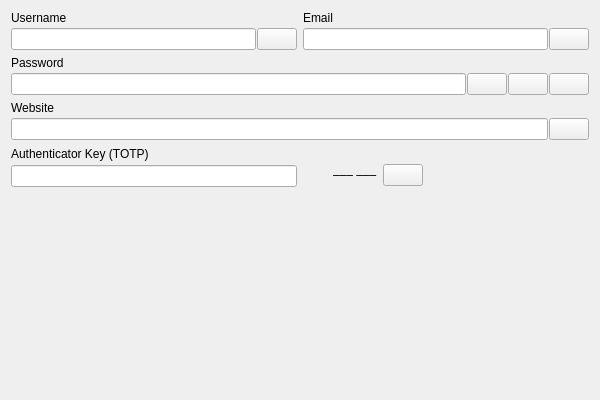
<?xml version="1.0" encoding="UTF-8"?>
<ui version="4.0">
 <author>ikea400</author>
 <class>EditLoginItemClass</class>
 <widget class="QWidget" name="EditLoginItemClass">
  <property name="geometry">
   <rect>
    <x>0</x>
    <y>0</y>
    <width>600</width>
    <height>400</height>
   </rect>
  </property>
  <property name="windowTitle">
   <string>EditLoginItem</string>
  </property>
  <layout class="QVBoxLayout" name="verticalLayout_2">
   <item>
    <layout class="QVBoxLayout" name="verticalLayout">
     <item>
      <layout class="QHBoxLayout" name="horizontalLayout">
       <item>
        <layout class="QHBoxLayout" name="horizontalLayout_3">
         <item>
          <layout class="QVBoxLayout" name="verticalLayout_3">
           <property name="spacing">
            <number>3</number>
           </property>
           <item>
            <widget class="QLabel" name="usernameLabel">
             <property name="text">
              <string>Username</string>
             </property>
            </widget>
           </item>
           <item>
            <layout class="QHBoxLayout" name="horizontalLayout_7">
             <property name="spacing">
              <number>1</number>
             </property>
             <item>
              <widget class="QLineEdit" name="usernameInput">
               <property name="maxLength">
                <number>32</number>
               </property>
              </widget>
             </item>
             <item>
              <widget class="CopyButton" name="copyUsernameButton">
               <property name="toolTip">
                <string>Copy username to clipboard</string>
               </property>
               <property name="text">
                <string/>
               </property>
               <property name="icon">
                <iconset resource="../../../resource.qrc">
                 <normaloff>:/icons/icons/copy.svg</normaloff>:/icons/icons/copy.svg</iconset>
               </property>
              </widget>
             </item>
            </layout>
           </item>
          </layout>
         </item>
         <item>
          <layout class="QVBoxLayout" name="verticalLayout_4">
           <property name="spacing">
            <number>3</number>
           </property>
           <item>
            <widget class="QLabel" name="emailLabel">
             <property name="text">
              <string>Email</string>
             </property>
             <property name="buddy">
              <cstring>emailInput</cstring>
             </property>
            </widget>
           </item>
           <item>
            <layout class="QHBoxLayout" name="horizontalLayout_8">
             <property name="spacing">
              <number>1</number>
             </property>
             <item>
              <widget class="QLineEdit" name="emailInput">
               <property name="maxLength">
                <number>255</number>
               </property>
              </widget>
             </item>
             <item>
              <widget class="CopyButton" name="copyEmailButton">
               <property name="toolTip">
                <string>Copy email to clipboard</string>
               </property>
               <property name="text">
                <string/>
               </property>
               <property name="icon">
                <iconset resource="../../../resource.qrc">
                 <normaloff>:/icons/icons/copy.svg</normaloff>:/icons/icons/copy.svg</iconset>
               </property>
              </widget>
             </item>
            </layout>
           </item>
          </layout>
         </item>
        </layout>
       </item>
      </layout>
     </item>
     <item>
      <layout class="QHBoxLayout" name="horizontalLayout_2">
       <item>
        <layout class="QVBoxLayout" name="verticalLayout_7">
         <property name="spacing">
          <number>3</number>
         </property>
         <item>
          <widget class="QLabel" name="passwordLabel">
           <property name="text">
            <string>Password</string>
           </property>
          </widget>
         </item>
         <item>
          <layout class="QHBoxLayout" name="horizontalLayout_5">
           <property name="spacing">
            <number>1</number>
           </property>
           <item>
            <widget class="QLineEdit" name="passwordInput">
             <property name="maxLength">
              <number>128</number>
             </property>
             <property name="echoMode">
              <enum>QLineEdit::EchoMode::Password</enum>
             </property>
            </widget>
           </item>
           <item>
            <widget class="PasswordRevealButton" name="revealPasswordButton">
             <property name="toolTip">
              <string>Reveal password</string>
             </property>
             <property name="text">
              <string/>
             </property>
             <property name="icon">
              <iconset resource="../../../resource.qrc">
               <normaloff>:/icons/icons/eye-show.svg</normaloff>:/icons/icons/eye-show.svg</iconset>
             </property>
            </widget>
           </item>
           <item>
            <widget class="QPushButton" name="generatePasswordButton">
             <property name="toolTip">
              <string>Generate password</string>
             </property>
             <property name="text">
              <string/>
             </property>
             <property name="icon">
              <iconset resource="../../../resource.qrc">
               <normaloff>:/icons/icons/generate.svg</normaloff>:/icons/icons/generate.svg</iconset>
             </property>
            </widget>
           </item>
           <item>
            <widget class="CopyButton" name="copyPasswordButton">
             <property name="toolTip">
              <string>Copy password to clipboard</string>
             </property>
             <property name="text">
              <string/>
             </property>
             <property name="icon">
              <iconset resource="../../../resource.qrc">
               <normaloff>:/icons/icons/copy.svg</normaloff>:/icons/icons/copy.svg</iconset>
             </property>
            </widget>
           </item>
          </layout>
         </item>
        </layout>
       </item>
      </layout>
     </item>
     <item>
      <layout class="QVBoxLayout" name="verticalLayout_8">
       <property name="spacing">
        <number>3</number>
       </property>
       <item>
        <widget class="QLabel" name="websiteLabel">
         <property name="text">
          <string>Website</string>
         </property>
        </widget>
       </item>
       <item>
        <layout class="QHBoxLayout" name="horizontalLayout_10">
         <property name="spacing">
          <number>1</number>
         </property>
         <item>
          <widget class="QLineEdit" name="websiteInput">
           <property name="maxLength">
            <number>255</number>
           </property>
          </widget>
         </item>
         <item>
          <widget class="CopyButton" name="copyWebsiteButton">
           <property name="toolTip">
            <string>Copy website to clipboard</string>
           </property>
           <property name="text">
            <string/>
           </property>
           <property name="icon">
            <iconset resource="../../../resource.qrc">
             <normaloff>:/icons/icons/copy.svg</normaloff>:/icons/icons/copy.svg</iconset>
           </property>
          </widget>
         </item>
        </layout>
       </item>
      </layout>
     </item>
     <item>
      <layout class="QHBoxLayout" name="horizontalLayout_6" stretch="1,1">
       <item>
        <layout class="QVBoxLayout" name="verticalLayout_9">
         <property name="spacing">
          <number>3</number>
         </property>
         <item>
          <widget class="QLabel" name="totpLabel">
           <property name="text">
            <string>Authenticator Key (TOTP)</string>
           </property>
          </widget>
         </item>
         <item>
          <widget class="QLineEdit" name="totpSecretInput">
           <property name="maxLength">
            <number>104</number>
           </property>
          </widget>
         </item>
        </layout>
       </item>
       <item>
        <layout class="QVBoxLayout" name="verticalLayout_10">
         <property name="spacing">
          <number>3</number>
         </property>
         <item>
          <widget class="QLabel" name="label_5">
           <property name="text">
            <string/>
           </property>
          </widget>
         </item>
         <item>
          <layout class="QHBoxLayout" name="horizontalLayout_9">
           <item>
            <widget class="TotpLoadingWidget" name="widget" native="true">
             <property name="sizePolicy">
              <sizepolicy hsizetype="Fixed" vsizetype="Fixed">
               <horstretch>0</horstretch>
               <verstretch>0</verstretch>
              </sizepolicy>
             </property>
             <property name="minimumSize">
              <size>
               <width>24</width>
               <height>24</height>
              </size>
             </property>
             <property name="layoutDirection">
              <enum>Qt::LayoutDirection::LeftToRight</enum>
             </property>
            </widget>
           </item>
           <item>
            <widget class="TotpLabel" name="codeLabel">
             <property name="text">
              <string>‒‒‒ ‒‒‒</string>
             </property>
             <property name="buddy">
              <cstring>copyCodeButton</cstring>
             </property>
            </widget>
           </item>
           <item>
            <widget class="TotpCopyButton" name="copyCodeButton">
             <property name="toolTip">
              <string>Copy code to clipboard</string>
             </property>
             <property name="text">
              <string/>
             </property>
             <property name="icon">
              <iconset resource="../../../resource.qrc">
               <normaloff>:/icons/icons/copy.svg</normaloff>:/icons/icons/copy.svg</iconset>
             </property>
            </widget>
           </item>
           <item>
            <spacer name="horizontalSpacer">
             <property name="orientation">
              <enum>Qt::Orientation::Horizontal</enum>
             </property>
             <property name="sizeHint" stdset="0">
              <size>
               <width>40</width>
               <height>20</height>
              </size>
             </property>
            </spacer>
           </item>
          </layout>
         </item>
        </layout>
       </item>
      </layout>
     </item>
    </layout>
   </item>
   <item>
    <spacer name="verticalSpacer">
     <property name="orientation">
      <enum>Qt::Orientation::Vertical</enum>
     </property>
     <property name="sizeHint" stdset="0">
      <size>
       <width>20</width>
       <height>40</height>
      </size>
     </property>
    </spacer>
   </item>
  </layout>
 </widget>
 <layoutdefault spacing="6" margin="11"/>
 <customwidgets>
  <customwidget>
   <class>CopyButton</class>
   <extends>QPushButton</extends>
   <header>../Components/CopyButton.h</header>
  </customwidget>
  <customwidget>
   <class>PasswordRevealButton</class>
   <extends>QPushButton</extends>
   <header>../Components/PasswordRevealButton.h</header>
  </customwidget>
  <customwidget>
   <class>TotpLoadingWidget</class>
   <extends>QWidget</extends>
   <header>../Components/TotpLoadingWidget.h</header>
   <container>1</container>
  </customwidget>
  <customwidget>
   <class>TotpLabel</class>
   <extends>QLabel</extends>
   <header>../Components/TotpLabel.h</header>
  </customwidget>
  <customwidget>
   <class>TotpCopyButton</class>
   <extends>QPushButton</extends>
   <header>../Components/TotpCopyButton.h</header>
  </customwidget>
 </customwidgets>
 <tabstops>
  <tabstop>usernameInput</tabstop>
  <tabstop>emailInput</tabstop>
  <tabstop>passwordInput</tabstop>
  <tabstop>websiteInput</tabstop>
  <tabstop>totpSecretInput</tabstop>
  <tabstop>copyPasswordButton</tabstop>
  <tabstop>copyCodeButton</tabstop>
  <tabstop>generatePasswordButton</tabstop>
  <tabstop>copyUsernameButton</tabstop>
  <tabstop>revealPasswordButton</tabstop>
  <tabstop>copyEmailButton</tabstop>
  <tabstop>copyWebsiteButton</tabstop>
 </tabstops>
 <resources>
  <include location="../../../resource.qrc"/>
 </resources>
 <connections/>
</ui>
